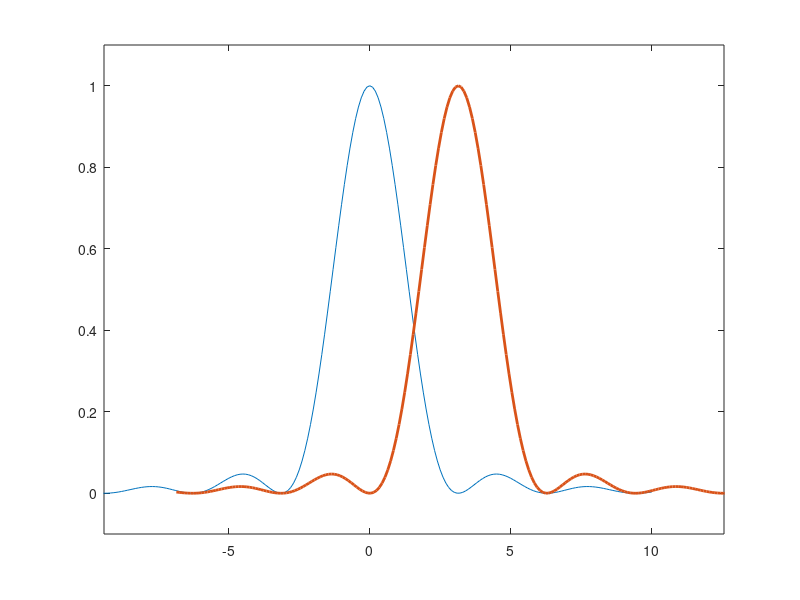

MATLAB code to generate this figure:
%ploting diffration diagram 
x=-10:0.1:10;
a=2;
b=4;
y=sin(x).^2./x.^2;
y(101)=1;
plot(x,y,(x+pi),y,'LineWidth',2);
hold on;
% z = 0*ones(1,201);
% z(101)=2;
% z(132)=2;
% stem(x,z);
hold off;
axis([-3*pi 4*pi -0.1 1.1]);